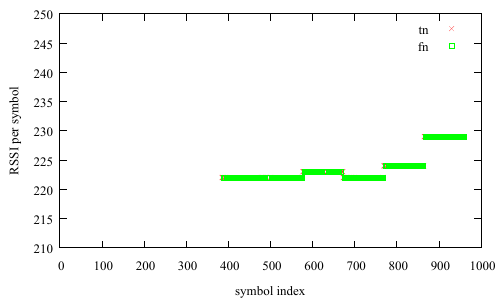

The script that saved this image:
set term pdfcairo lw 2 font "Times New Roman,15"
#set style fill solid 0.4 border
set output "TFdiag_data_tn_fn_point_20_30.pdf"
set yrange [210:250]
#set yrange[-2:2]
set ylabel 'RSSI per symbol'
set xlabel 'symbol index'
plot "TFdiag_data_20_30.txt" using 1:2 lw 0.1 pt 2 ps 0.6 t "tn" with points,\
	'' using 1:3 lw 0.1 pt 4 ps 0.6 t "fn" with points

set output